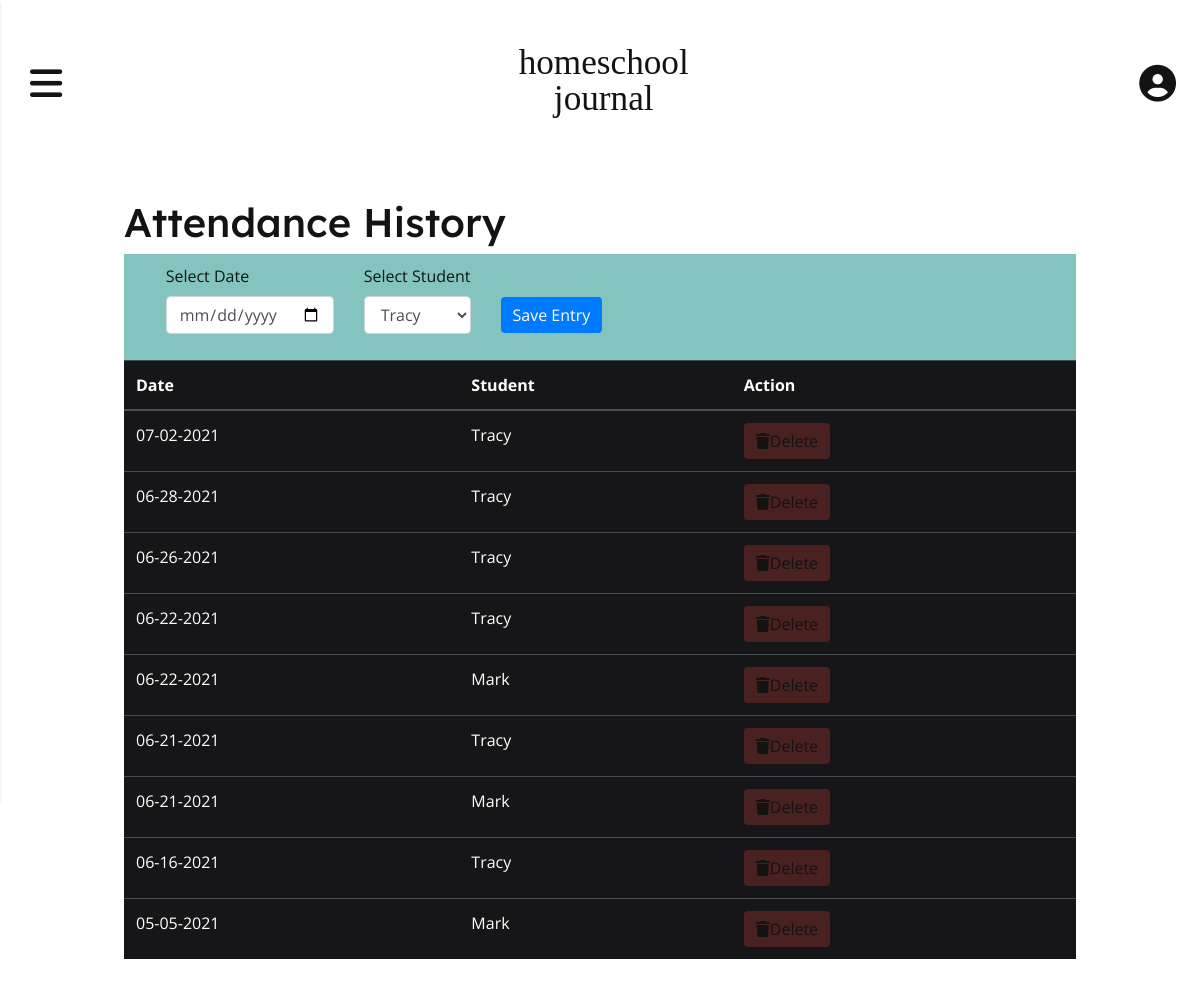
The app's page /attendance (signed in), older data.
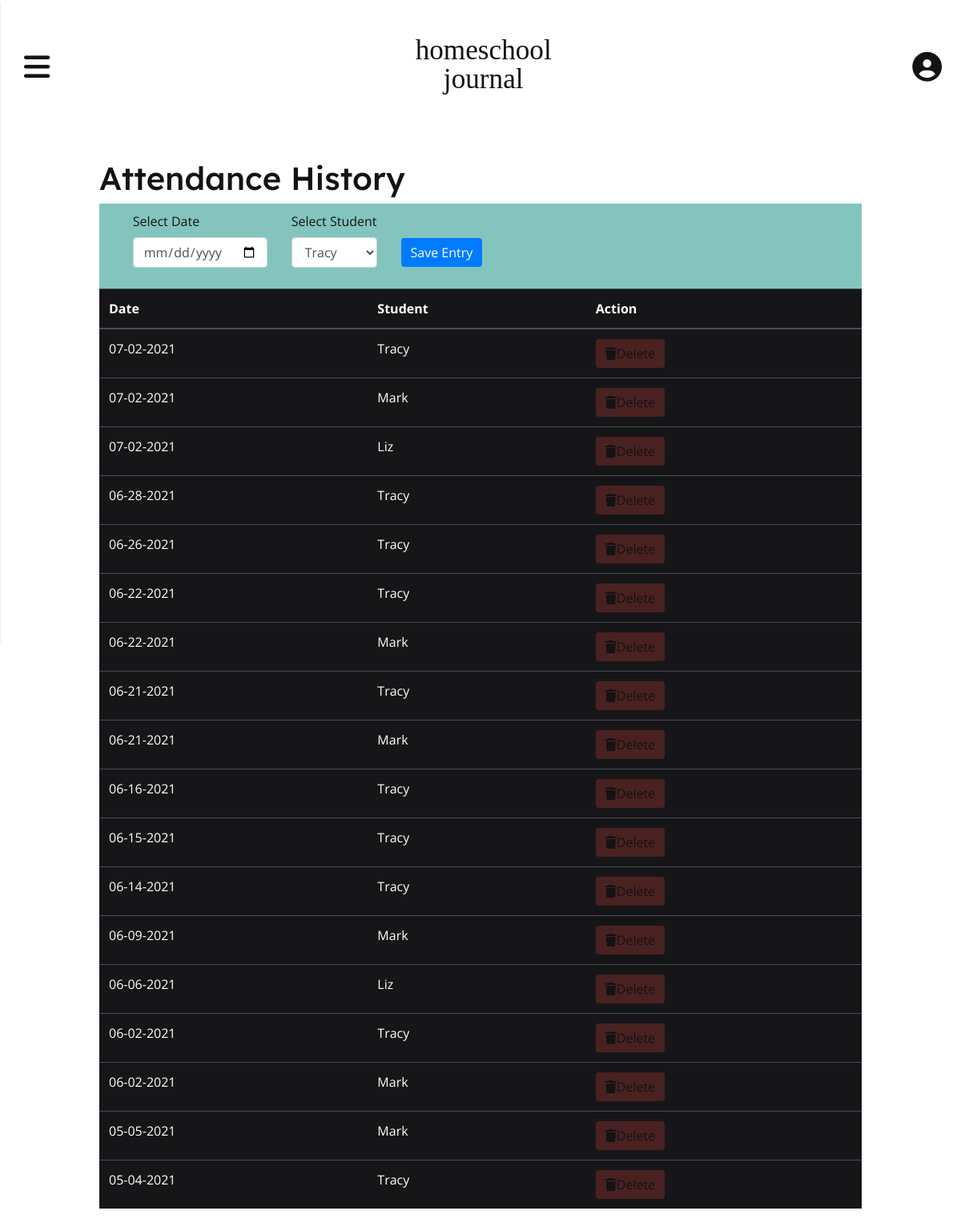
The same page, newer data.
### app/models.py (models this page shows, shortened)
class Attendance(db.Model):
    id = db.Column(db.Integer, primary_key=True)
    user_id = db.Column(db.Integer, db.ForeignKey('user.id'), index=True)
    attendance_date = db.Column(db.String(64), index=True)
    student_id = db.Column(db.Integer, db.ForeignKey('student.id'))

class Student(db.Model):
    id = db.Column(db.Integer, primary_key=True)
    student_name = db.Column(db.String(64), index=True)
    user_id = db.Column(db.Integer, db.ForeignKey('user.id'))
    attendance = db.relationship('Attendance', backref='student', lazy='dynamic')
    activities = db.relationship('Activity', backref='student', lazy='dynamic')
    def __str__(self):
        return self.student_name

### app/routes.py (the view, shortened to what this page needs)
@app.route('/attendance', methods=('GET', 'POST'))
@login_required
def attend():
    attendance_records = current_user.attendance.order_by(Attendance.attendance_date.desc()).all()
    students = current_user.students
    form = AddAttendanceForm()
    form.student.choices = students
    return render_template('attend.html', attendance_records=attendance_records, form=form)

### app/forms.py
class AddAttendanceForm(FlaskForm):
    attendance_date = DateField('Select Date', format='%Y-%m-%d')
    student = SelectField(u'Select Student', choices=[])
    submit = SubmitField('Save Entry')

### app/__init__.py (called while the page is built)
@app.template_filter()
def datetime_format_filter(value, format='%m-%d-%Y'):
    return value.strftime(format)

@app.template_filter()
def string_to_datetime_filter(value):
    return datetime.strptime(value, '%Y-%m-%d')

### app/models.py (called while the page is built)
@login.user_loader
def load_user(id):
    return User.query.get(int(id))

### app/templates/attend.html (shortened to what this page needs)
{% extends 'base.html' %}
{% block content %}
    <div>
        <h1>Attendance History</h1>
        <div id="log-container">
            <div class="formwrapper" id="log-attendance">
                <form method="POST" action="/attendance" class="form" role="form" id="log-attendance-form" novalidate>
                    <div class="form-group">
                        {{ form.attendance_date.label }}
                        {{ form.attendance_date(class_='form-control') }}
                    </div>
                    <div class="form-group">
                        {{ form.student.label }}
                        {{ form.student(class_='form-control') }}
                    </div>
                    <p>{{ form.submit(class_='btn btn-primary') }}</p>
                </form>
            </div>
        </div>
        <table class="table table-hover table-dark">
            <thead>
                <tr>
                    <th>Date</th>
                    <th>Student</th>
                    <th>Action</th>
                </tr>
            </thead>
            <tbody>
                {% for record in attendance_records %}
                <tr>
                    <td>{{ record.attendance_date | string_to_datetime_filter | datetime_format_filter }}</td>
                    <td>{{ record.student }}</td>
                    <td><a href="{{ url_for('delete_attendance', id=record.id) }}" class="btn btn-delete btn-xs" onclick="return confirm('Are you sure you want to delete?')"><i class="fas fa-trash"></i>Delete</a></td>
                </tr>
                {% endfor %}
            </tbody>
        </table>
    </div>
{% endblock %}

### app/templates/base.html (shortened to what this page needs)
<!DOCTYPE html>
<html lang="en">
    <head>
        <link rel="stylesheet" href="https://stackpath.bootstrapcdn.com/bootstrap/4.3.1/css/bootstrap.min.css">
        <link rel="stylesheet" href="{{ url_for('static', filename='style.css') }}">
        <link rel="stylesheet" href="https://unpkg.com/bootstrap-table@1.18.2/dist/bootstrap-table.min.css">
    </head>
    <body>
      <div class="container-main">
        <header class="header-main">
          <nav class="navbar-custom">
            <button class="navbar-icon navbar-toggle" id="navbarOpen" type="button" aria-controls="navbarPanel" aria-expanded="false" aria-label="Toggle navigation">
              <i class="fas fa-bars"></i>
            </button>
            <h1 class="navbar-logo"><a class="navbar-logo-text" href="{{ url_for('index') }}">homeschool </br>journal</a></h1>
            <a href="{{ url_for ('profile') }}" class="navbar-icon navbar-profile">
              <i class="fas fa-user-circle"></i>
            </a>
          </nav>
        </header>
        <div class ="container">
            {% block content %} {% endblock %}
        </div>
      </div>
    </body>
</html>

### app/static/style.css (style rules this page uses)
:root { --black: #131313; --white: #FFFFFF; --bg-light: #EBF6F2; --bg-navbar: #DEDBFE; --bg-dark: #167973; --bg-activity-display: hsla(245, 100%, 95%, 0.9); --bg-completed: hsla(160, 36%, 88%, 1); --bg-notcompleted: hsla(246, 91%, 65%, 0.21); --completed-color: hsla(176, 69%, 28%, 1); --notcompleted-color: hsla(246, 54%, 53%, 1); --content-bg-light: #D7ECE5; --attendance-bg:#FBE6CC; --link-color: #6354F7; --link-hover-color: #872CA7; --highlight-color: #6354F7; --btn-bright: #FE6146; --btn-bright-hover: #C84832; --btn-activity-display: hsla(246, 91%, 65%, 1); --btn-activity-display-hover: hsla(246, 91%, 55%, 1); --btn-bg-color-light: #C7C4E3; --btn-edit: hsla(33, 85%, 89%, 1); --btn-details: hsla(220, 78%, 89%, 1); --btn-delete: hsla(3, 56%, 49%, 0.3); --btn-edit-hover: hsla(33, 85%, 79%, 1); --btn-details-hover: hsla(220, 78%, 79%, 1); --btn-delete-hover: hsla(3, 66%, 42%, 0.4); --alert-color: rgba(196, 61, 55, 0.3); --header-icon-hover-color: #872CA7; --border-light: #D7DADD; }
*, *:before, *:after { box-sizing: border-box; }
p { margin: 0; padding: 0; }
body { margin: 0; padding: 0; background-color: var(--white); color: #131313; font-family: 'Open Sans', sans-serif; font-weight: 400; }
a { text-decoration:none; color: var(--link-color); cursor: pointer; }
h1, h2, h3, h4 { font-family: "Lexend Deca", serif; }
.container { width: 100%; max-width: 1000px; margin: 0 auto; padding: 2em 1.5em; }
.form { max-width: 600px; }
@media screen and (min-width: 968px) { .form { max-width: 500px; margin-top: 0em; } }
.btn { border: unset; cursor: pointer; }
.btn-delete { background-color: var(--btn-delete); color: var(--black); }
.header-main { position: relative; }
.navbar-custom { padding: 2.7em 1.5em; display: flex; justify-content: space-between; align-items: center; }
.navbar-logo { text-align: center; line-height: 0.8em; }
.navbar-logo-text { font-family: 'Zilla Slab', serif; font-size: 2.2rem; color: #131313; }
.navbar-icon { background: #131313; color: #131313; border: unset; background: unset; font-size: 2.3rem; }
#log-container { background-color: #83c5be; padding: 10px; margin: 0 auto; }
#log-attendance { margin: 0 auto; }
#log-attendance-form { display: flex; justify-content: center; }
#log-attendance-form div { margin-right: 30px; }
#log-attendance-form p { margin-top: 33px; }
.table-dark { background-color: #161619; color: #FFFFFF; }

Row changes from the older to the newer data that the page shows:
added Attendance: attendance_date "07-02-2021", student "Mark"
added Attendance: attendance_date "07-02-2021", student "Liz"
added Attendance: attendance_date "06-15-2021", student "Tracy"
added Attendance: attendance_date "06-14-2021", student "Tracy"
added Attendance: attendance_date "06-09-2021", student "Mark"
added Attendance: attendance_date "06-06-2021", student "Liz"
added Attendance: attendance_date "06-02-2021", student "Tracy"
added Attendance: attendance_date "06-02-2021", student "Mark"
added Attendance: attendance_date "05-04-2021", student "Tracy"
